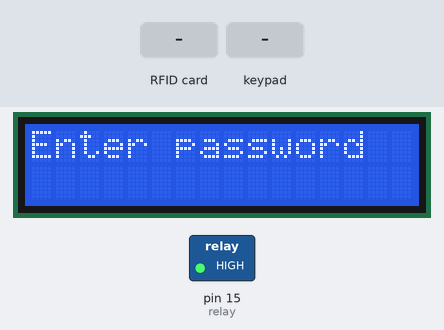
The sketch below on a simulated Arduino Uno, built with avr-gcc and run on an emulated ATmega328P. Parts: 16×2 character LCD, switched loads named in the sketch (green lamp = pin HIGH). Inputs (shaded band) come from the test bench. Pins used as bus, display or sensor lines are not drawn; what the sketch prints to the serial monitor is not drawn.

Above: at 1.3 s.
1.4 s: RFID card 15 B2 7A 32 held to the reader
At 2.3 s:
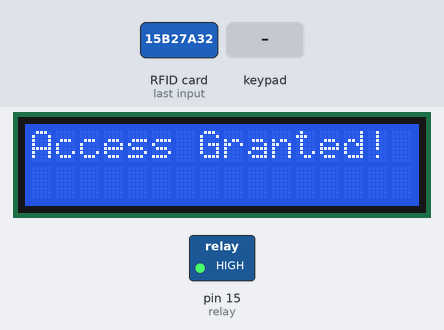
At 7.2 s:
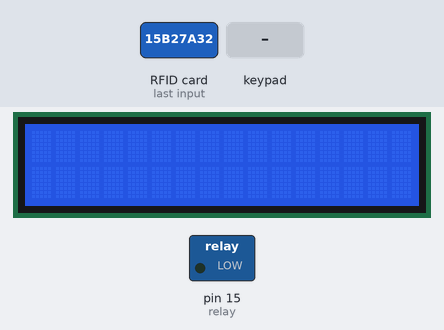
7.4 s: keypad keys 1 2 3 5 pressed 0.4 s apart
At 11.8 s:
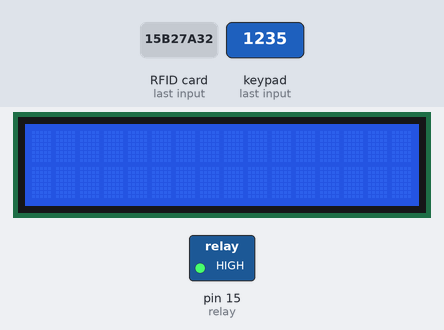
12.0 s: key 'A' pressed
15.0 s: keypad keys 1 2 3 5 # pressed 0.4 s apart
18.7 s: key 'B' pressed
21.7 s: keypad keys 6 8 7 1 4 pressed 0.4 s apart
At 26.45 s:
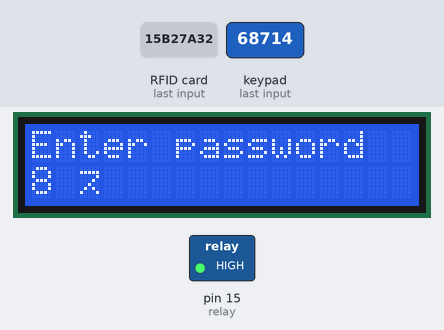
Timing chart, 0 to 26.7 s (numbered marks = the images above; inputs shaded):
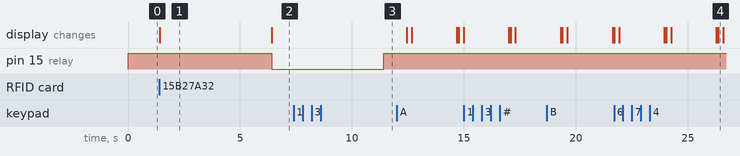

The sketch:

HelloWorld.ino
```cpp
#include <Keypad.h>
#include <Wire.h>
#include <LiquidCrystal_I2C.h>

#include <SPI.h>
#include <MFRC522.h>

#define SS_PIN 10
#define RST_PIN 5


int done = 0;

MFRC522 rfid(SS_PIN, RST_PIN);

byte keyTagUID[][4] = {{0x15, 0xB2, 0x7A, 0x32},{0xF5, 0x1D, 0xD3, 0x5C},{0xC5, 0x7D, 0x61, 0x5B}}; //F1 44 BC F0
String name[] = {"Alan","Ashwin Karthik","Gowtham"};


// Set the LCD address to 0x27 for a 16 chars and 2 line display
LiquidCrystal_I2C lcd(0x27, 16, 2);

const byte ROWS = 4; // Number of rows on the keypad
const byte COLS = 4; // Number of columns on the keypad

// Define the keypad layout
char keys[ROWS][COLS] = {
  {'1','2','3','A'},
  {'4','5','6','B'},
  {'7','8','9','C'},
  {'*','0','#','D'}
};


int i=0;
int j=0;
int reset = 2;


byte  colPins[COLS]= {6, 8, 7, 14};
byte rowPins[ROWS] = {16,3,4,5};
// Create the Keypad object
Keypad keypad = Keypad(makeKeymap(keys), rowPins, colPins, ROWS, COLS);

// Define the expected password
const char passcode[] = "1235";
char enteredCode[sizeof(passcode)] = ""; // To store entered passcode
int relay = 15;
void setup() {
  Serial.begin(9600);
  pinMode(relay,OUTPUT);
  pinMode(reset,OUTPUT);
  digitalWrite(relay,HIGH);
  lcd.init();
  SPI.begin(); // init SPI bu
  rfid.PCD_Init(); // init MFRC522
  // Turn on the backlight
  lcd.backlight();
  lcd.clear();
  lcd.setCursor(i,j);
  lcd.print("Enter password");
}

void loop() {

  char key = keypad.getKey();
  if (key != NO_KEY) { // Check if a key is pressed
    Serial.println(key);
    if (strlen(enteredCode) < sizeof(passcode) - 2) { // Check if entered code is not complete yet
      Serial.println(key);
      strcat(enteredCode, &key); // Append the pressed key to the entered code
      lcd.setCursor(0,1);
      lcd.print(enteredCode); // Print the entered code so far

    } else { // Entered code is complete
      strcat(enteredCode, &key); // Append the pressed key to the entered code
      Serial.println(enteredCode);
      if (strcmp(enteredCode, passcode) == 0) { // Compare entered code with the expected passcode

        lcd.clear();
        i=0;
        j=0;
        lcd.setCursor(i,j);
        lcd.print("Access Granted!"); // If the entered code matches, print Access Granted
        digitalWrite(relay,LOW);
        delay(5000);
        digitalWrite(relay,HIGH);
        lcd.clear();
        lcd.setCursor(i,j);
        lcd.print("Enter password");
        i++;
      } else {
        i=0;j=0;
        lcd.clear();
        lcd.setCursor(i,j);
        lcd.print("Access Denied!"); // If the entered code doesn't match, print Access Denied
        delay(2000);
        lcd.clear();
        lcd.setCursor(i,j);
        lcd.print("Enter password");

        i++;
      }
      memset(enteredCode, 0, sizeof(enteredCode)); // Clear the entered code
    }
  }

  if (rfid.PICC_IsNewCardPresent() && rfid.PICC_ReadCardSerial()) {

      for(int i=0;i<sizeof(keyTagUID)/sizeof(keyTagUID[0]);i++){
        if (rfid.uid.uidByte[0] == keyTagUID[i][0] &&
            rfid.uid.uidByte[1] == keyTagUID[i][1] &&
            rfid.uid.uidByte[2] == keyTagUID[i][2] &&
            rfid.uid.uidByte[3] == keyTagUID[i][3] ) {
          Serial.print("Access is granted - ");
          Serial.println(name[i]);
          lcd.clear();
          lcd.setCursor(0,0);
          lcd.print("Access Granted!");
          delay(5000);
          lcd.clear();
          digitalWrite(relay,LOW);
          delay(5000);
          digitalWrite(relay,HIGH);
          delay(1000);
          lcd.setCursor(0,0);
          lcd.print("Enter password");
          done=1;
        }
      }
      if (done==0){
        i=0;j=0;
        lcd.clear();
        lcd.setCursor(i,j);
        lcd.print("Access Denied!"); // If the entered code doesn't match, print Access Denied
        delay(2000);
        lcd.clear();
        lcd.setCursor(i,j);
        lcd.print("Enter password");
        i++;
      }


      rfid.PICC_HaltA();
      rfid.PCD_StopCrypto1();

  }


  done=0;


}
```

Measured:
- after the input at 1.4 s, pin 15 (relay): HIGH → LOW after 5.0 s; the display: changes at once (image 1)
- what the display in image 1 shows lasts 5.0 s, from 1.4 s to 6.4 s
